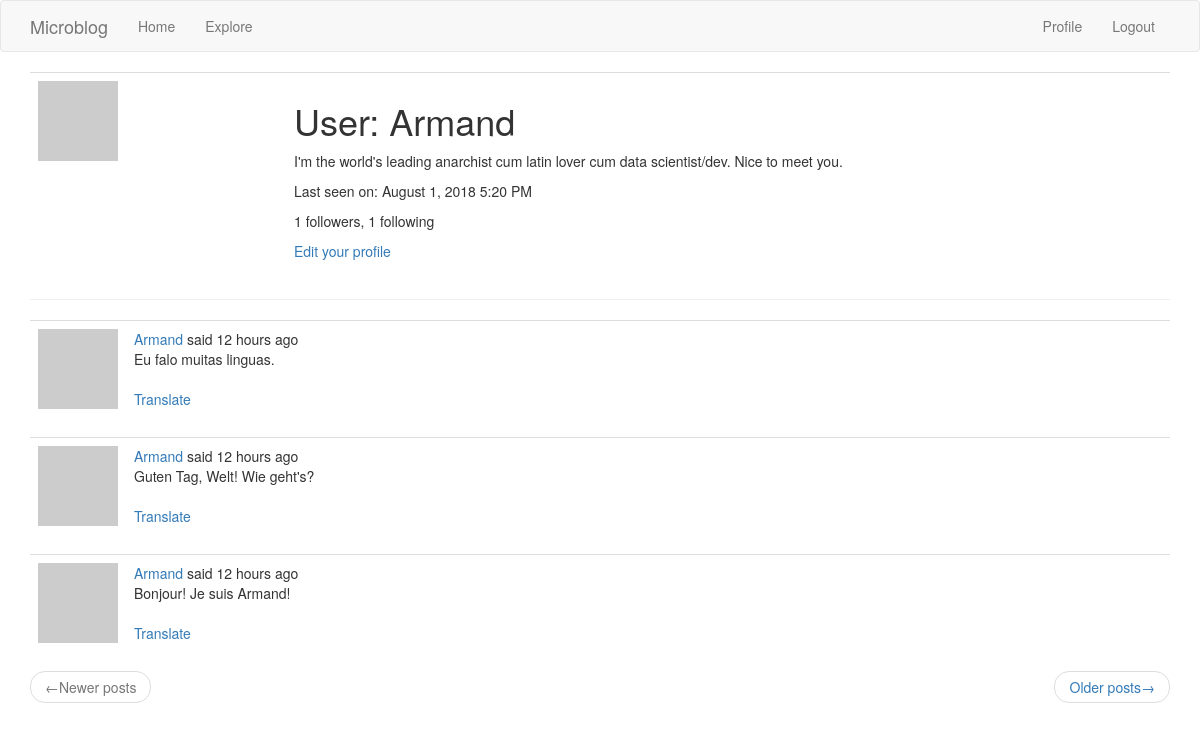
/user/armand (signed in), run on the app's committed database.
### app/models.py (models this page shows, shortened)
class User(UserMixin, db.Model):
    id = db.Column(db.Integer, primary_key=True)
    username = db.Column(db.String(64), index=True, unique=True)
    email = db.Column(db.String(120), index=True, unique=True)
    password_hash = db.Column(db.String(128))
    posts = db.relationship('Post', backref='author', lazy='dynamic')
    def avatar(self, size):
        digest = md5(self.email.lower().encode('utf-8')).hexdigest()
        return 'https://www.gravatar.com/avatar/{}?d=identicon&s={}'.format(digest, size)
    about_me = db.Column(db.String(140))
    last_seen = db.Column(db.DateTime, default=datetime.utcnow)
    followed = db.relationship(
        'User', secondary=followers,
        primaryjoin=(followers.c.follower_id == id),
        secondaryjoin=(followers.c.followed_id == id),
        backref=db.backref('followers', lazy='dynamic'), lazy='dynamic')

class Post(db.Model):
    id = db.Column(db.Integer, primary_key=True)
    body = db.Column(db.String(140))
    timestamp = db.Column(db.DateTime, index=True, default=datetime.utcnow)
    user_id = db.Column(db.Integer, db.ForeignKey('user.id'))
    language = db.Column(db.String(5))

### app/routes.py (the view)
@app.route('/user/<username>')
@login_required
def user(username):
    user = User.query.filter_by(username=username).first_or_404()
    page = request.args.get('page', 1, type=int)
    posts = user.posts.order_by(Post.timestamp.desc()).paginate(
        page, app.config['POSTS_PER_PAGE'], False)
    next_url = url_for('user', username=user.username, page=posts.next_num) \
        if posts.has_next else None
    prev_url = url_for('user', username=user.username, page=posts.prev_num) \
        if posts.has_prev else None
    return render_template('user.html', user=user, posts=posts.items,
                            next_url=next_url, prev_url=prev_url)

### app/models.py (called while the page is built)
@login.user_loader
def load_user(id):
    return User.query.get(int(id))

### app/routes.py (called while the page is built)
@app.before_request
def before_request():
    if current_user.is_authenticated:
        current_user.last_seen = datetime.utcnow()
        db.session.commit()
    g.locale = str(get_locale())

### app/templates/user.html
{% extends "base.html" %}
{% block app_content %}
    <table class="table table-hover">
    <tr>
        <td width="256px"><img src="{{ user.avatar(256) }}"></td>
        <td>
            <h1>{{ _('User') }}: {{ user.username.capitalize() }}</h1>
            {% if user.about_me %}<p>{{ user.about_me }}</p>{% endif %}
            {% if user.last_seen %}<p>{{ _('Last seen on') }}: {{ moment(user.last_seen).format('LLL') }}</p>{% endif %}
            <p>{{ _('%(count)d followers', count=user.followers.count()) }}, {{ _('%(count)d following', count=user.followed.count()) }}</p>
            {% if user == current_user %}
            <p><a href="{{ url_for('edit_profile') }}">{{ _('Edit your profile') }}</a></p>
            {% elif not current_user.is_following(user) %}
            <p><a href="{{ url_for('follow', username=user.username) }}">{{ _('Follow') }}</a></p>
            {% else %}
            <p><a href="{{ url_for('unfollow', username=user.username) }}">{{ _('Unfollow') }}</a></p>
            {% endif %}
        </td>
        </tr>
    </table>
    <hr>
    {% for post in posts %}
        {% include '_post.html' %}
    {% endfor %}
    <nav aria-label="...">
        <ul class="pager">
            <li class="previous{% if not prev_url %} disabled{% endif %}">
                <a href="{{ prev_url or '#' }}">
                    <span aria-hidden="true">&larr;</span>{{ _('Newer posts') }}</a>
            </li>
            <li class="next{% if not next_url %} disabled{% endif %}">
                <a href="{{ next_url or '#' }}">{{ _('Older posts') }}<span aria-hidden="true">&rarr;</span>
                </a>
            </li>
        </ul>
    </nav>
{% endblock %}

### app/templates/_post.html (shortened to what this page needs)
<table class="table table-hover">
    <tr>
        <td width="70px">
            <a href="{{ url_for('user', username=post.author.username) }}">
                <img src="{{ post.author.avatar(70) }}" />
            </a>
        </td>
        <td>
            {{ _('%(username)s said %(when)s', username=user_link, when=moment(post.timestamp).fromNow()) }}
            <br>
           <span id="post{{ post.id }}">{{ post.body }}</span>
            {% if post.language and post.language != g.locale %}
            <br><br>
            <span id="translation{{ post.id }}">
                <a href="javascript:translate(
                        '#post{{ post.id }}',
                        '#translation{{ post.id }}',
                        '{{ post.language }}',
                        '{{ g.locale }}');">{{ _('Translate') }}</a>
            </span>
            {% endif %}
        </td>
    </tr>
</table>

### data on the page
User: username "Armand", about_me "I'm the world's leading anarchist cum latin lover cum data scientist/dev. Nice to meet you.", last_seen "August 1, 2018 5:20 PM"
Post: body "Eu falo muitas linguas."
Post: body "Guten Tag, Welt! Wie geht's?"
Post: body "Bonjour! Je suis Armand!"
